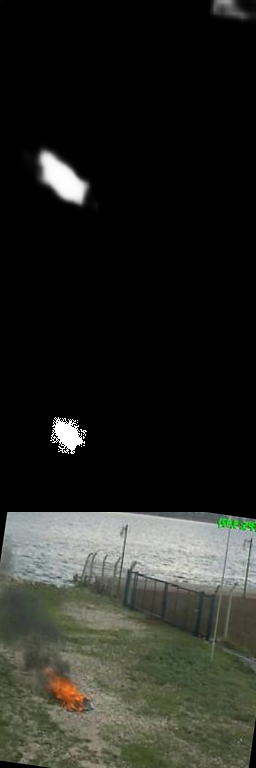
#> input picture notion_export/2b647fc1_test_fire5_s.png, 256 x 768 px
$ python -i lucidDream.py   (imports and definitions only)
#> lines starting #> are read from the running program, lines starting #| are printed output that depends on the picture; after the words box and inside, x2 and y2 are one past the last pixel; in counts of white or black regions, pixels touching at a corner belong together
#> further down, picture is the input picture: shape (768, 256, 3); mean B, G, R 34.5, 39.6, 38.4
import cv2
import numpy as np
from six import string_types


# [106 lines left out: function dreamData, not called in this run]


def change_illumination(img,bgimg=None):

    img=img.astype('float32')/255
    HSVimg=cv2.cvtColor(img,cv2.COLOR_BGR2HSV)
#> HSVimg: shape (768, 256, 3) float32; mean H, S, V 29.9, 0.1, 0.2
    if bgimg is not None:
        bgimg=bgimg.astype('float32')/255
        HSVbg=cv2.cvtColor(bgimg,cv2.COLOR_BGR2HSV)
    else:
        HSVbg=None

    mult_l,multi_r=0.97,1.03
    power_l,power_r=0.8,1.2
    add_l,add_r=-0.05,0.05

    multi_val=np.random.rand()*(multi_r-mult_l)+mult_l
    power_val=np.random.rand()*(power_r-power_l)+power_l
    add_val=np.random.rand()*(add_r-add_l)+add_l
    S=multi_val*HSVimg[:,:,1]**power_val+add_val
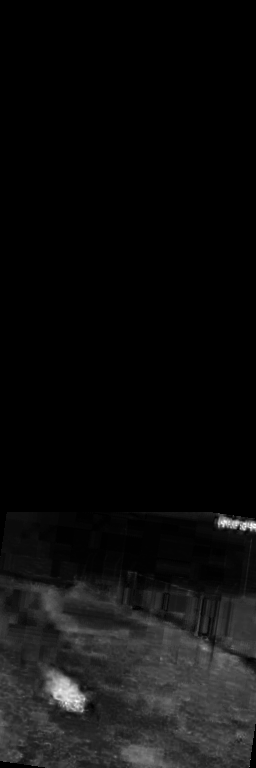
#> S: shape (768, 256) float32; min 0.0103, max 1.01, mean 0.0649; drawn with min black and max white
    S[S<0]=0
    S[S>1]=1
#> S: shape (768, 256) float32; under 0.01% of pixels changed, all inside (x1, y1, x2, y2) = (76, 524, 256, 702)
    if HSVbg is not None:
        Sbg=multi_val*HSVbg[:,:,1]**power_val+add_val
        Sbg[Sbg<0]=0
        Sbg[Sbg>1]=1

    multi_val=np.random.rand()*(multi_r-mult_l)+mult_l
    power_val=np.random.rand()*(power_r-power_l)+power_l
    add_val=np.random.rand()*(add_r-add_l)+add_l
    V=multi_val*HSVimg[:,:,2]**power_val+add_val
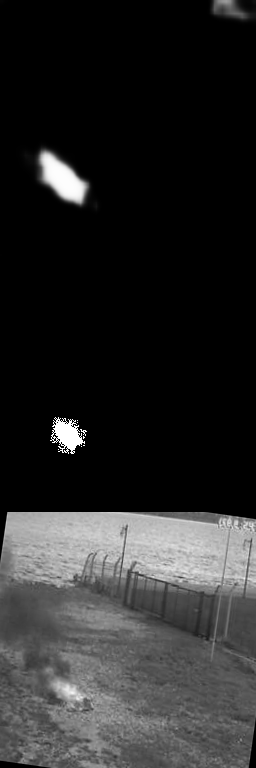
#> V: shape (768, 256) float32; min 0.0146, max 1.02, mean 0.176; drawn with min black and max white
    V[V<0]=0
    V[V>1]=1
#> V: shape (768, 256) float32; 0.56% of pixels changed, all inside (x1, y1, x2, y2) = (50, 165, 87, 454)
    if HSVbg is not None:
        Vbg=multi_val*HSVbg[:,:,2]**power_val+add_val
        Vbg[Vbg<0]=0
        Vbg[Vbg>1]=1

    newHSV=np.dstack((HSVimg[:,:,0],S,V))
#> newHSV: shape (768, 256, 3) float32; mean H, S, V 29.9, 0.1, 0.2
    newBGR=cv2.cvtColor(newHSV,cv2.COLOR_HSV2BGR)
    newBGR=(newBGR*255+0.5).astype('uint8')
    if HSVbg is not None:
        newHSVbg=np.dstack((HSVbg[:,:,0],Sbg,Vbg))
        newbg=cv2.cvtColor(newHSVbg,cv2.COLOR_HSV2BGR)
        newbg=(newbg*255+0.5).astype('uint8')
        return newBGR,newbg
    else:
        return newBGR

# [318 lines left out: functions spline_transform_multi, blend_mask_multi, SeamlessClone_trimap, augment_image_mask_illumination_deform_random_img_multi, rotate_image, crop_around_center and 3 more, not called in this run]

def transformPointsInverse(T,width,height):
    T=cv2.invertAffineTransform(T)
    return transformPointsForward(T,width,height)

# [137 lines left out: functions augment_foreground, blend_mask_transf, thin_plate_transform, not called in this run]

>>> import cv2
>>> picture = cv2.imread('../notion_export/2b647fc1_test_fire5_s.png')
>>> result = change_illumination(picture)

$ run again, on notion_export/51fb9480_test_fire_seg_1.png
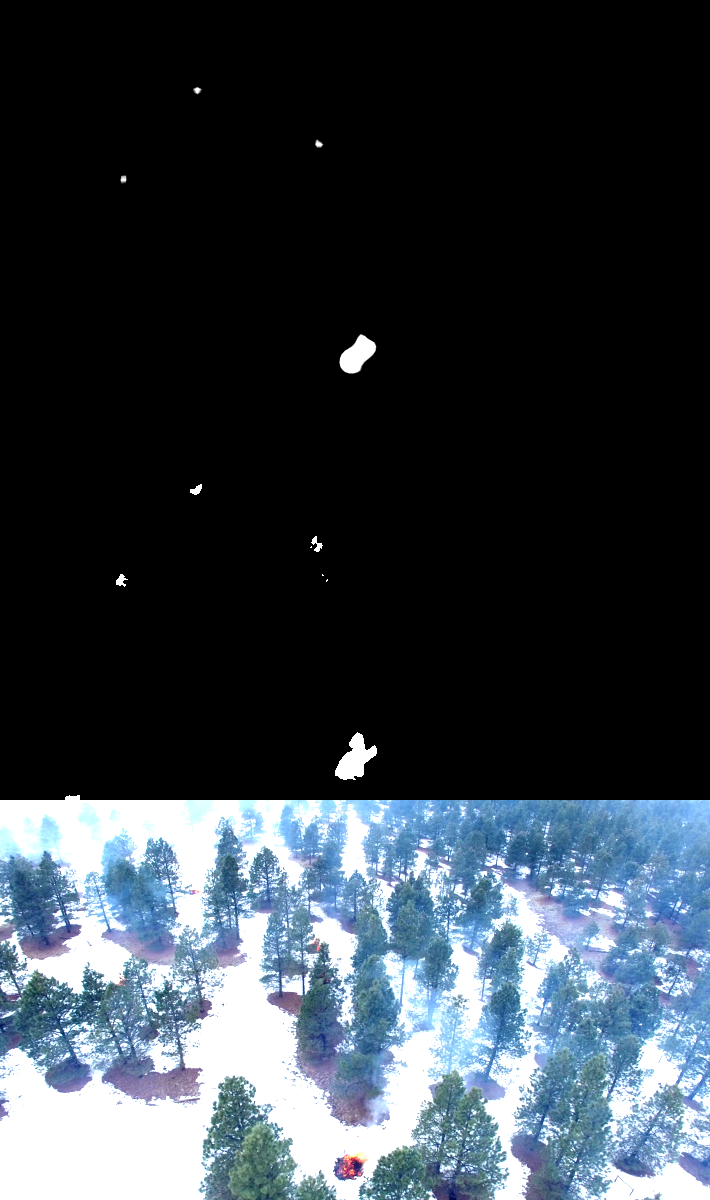
#> input picture notion_export/51fb9480_test_fire_seg_1.png, 710 x 1200 px
#> picture is the input picture: shape (1200, 710, 3); mean B, G, R 69.7, 61.7, 53.1
#> HSVimg: shape (1200, 710, 3) float32; mean H, S, V 49.2, 0.1, 0.3
#> in change_illumination, `S=multi_val*HSVimg[:,:,1]**power_val+add_val`:
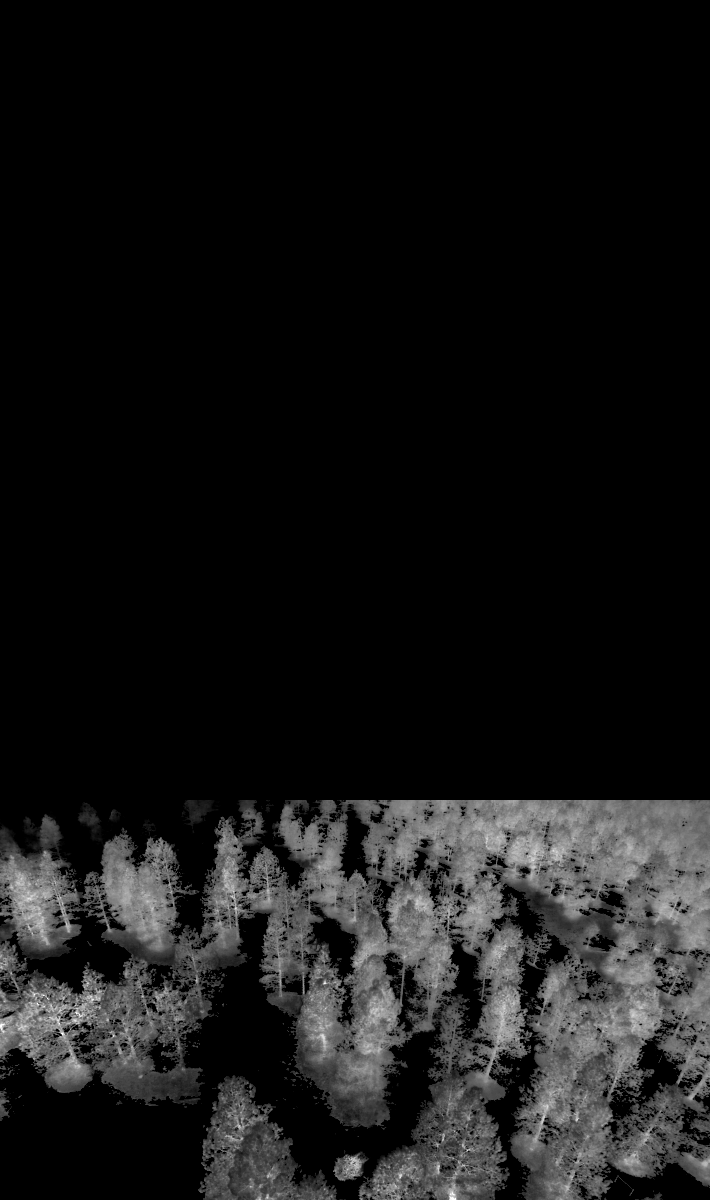
#> S: shape (1200, 710) float32; min 0.0103, max 1.01, mean 0.0985; drawn with min black and max white
#> in change_illumination, `V=multi_val*HSVimg[:,:,2]**power_val+add_val`:
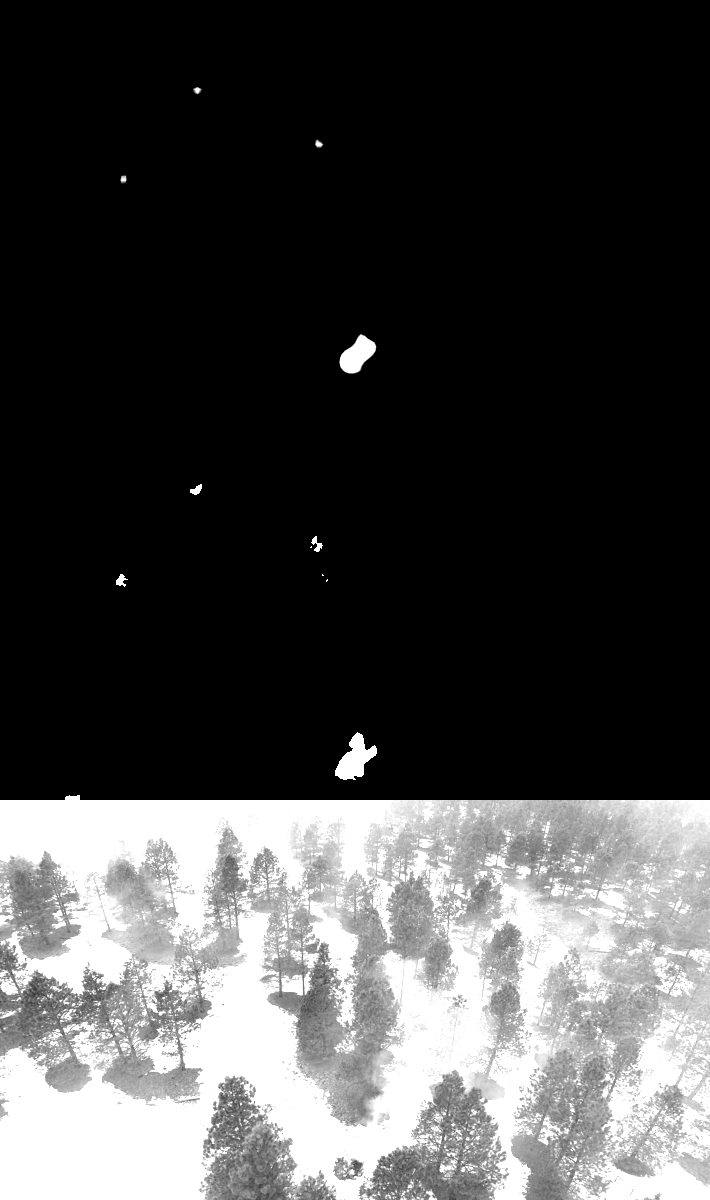
#> V: shape (1200, 710) float32; min 0.0146, max 1.02, mean 0.291; drawn with min black and max white
#> newHSV: shape (1200, 710, 3) float32; mean H, S, V 49.2, 0.1, 0.3

$ run again, on notion_export/5daa5b2e_test_fire0_s.png
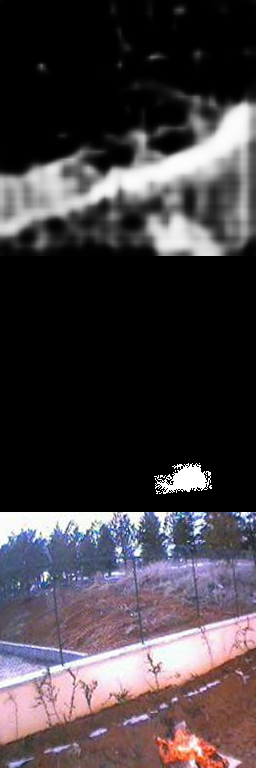
#> input picture notion_export/5daa5b2e_test_fire0_s.png, 256 x 768 px
#> picture is the input picture: shape (768, 256, 3); mean B, G, R 66.6, 62.1, 68.9
#> HSVimg: shape (768, 256, 3) float32; mean H, S, V 68.9, 0.1, 0.3
#> in change_illumination, `S=multi_val*HSVimg[:,:,1]**power_val+add_val`:
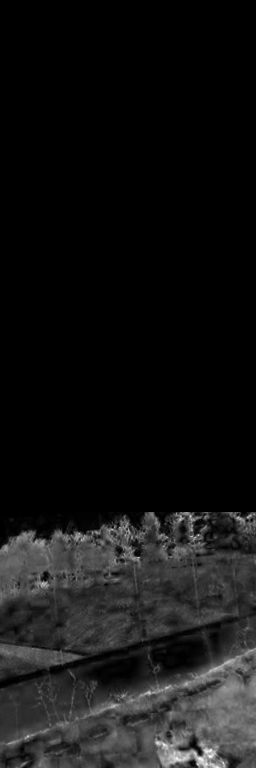
#> S: shape (768, 256) float32; min 0.0103, max 1.01, mean 0.0893; drawn with min black and max white
#> in change_illumination, `V=multi_val*HSVimg[:,:,2]**power_val+add_val`:
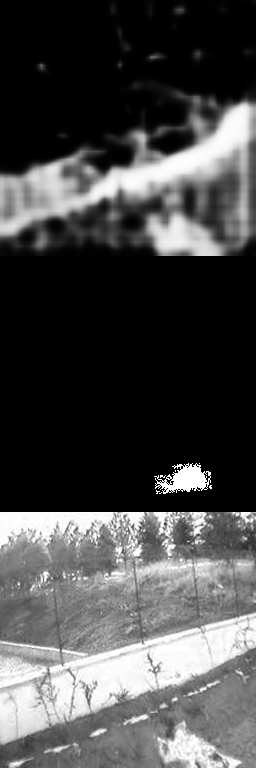
#> V: shape (768, 256) float32; min 0.0146, max 1.02, mean 0.306; drawn with min black and max white
#> newHSV: shape (768, 256, 3) float32; mean H, S, V 68.9, 0.1, 0.3

$ run again, on notion_export/6bc10c18_test_fire_seg_151.png
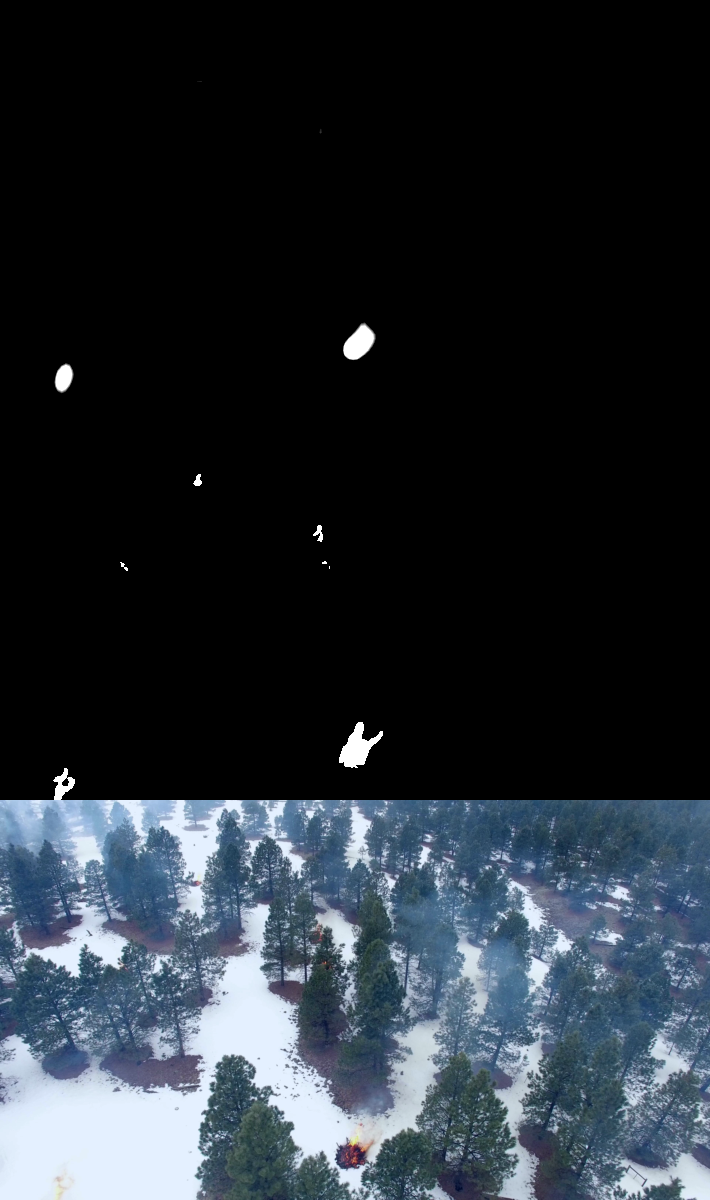
#> input picture notion_export/6bc10c18_test_fire_seg_151.png, 710 x 1200 px
#> picture is the input picture: shape (1200, 710, 3); mean B, G, R 50.3, 43.5, 37
#> HSVimg: shape (1200, 710, 3) float32; mean H, S, V 70.1, 0.1, 0.2
#> in change_illumination, `S=multi_val*HSVimg[:,:,1]**power_val+add_val`:
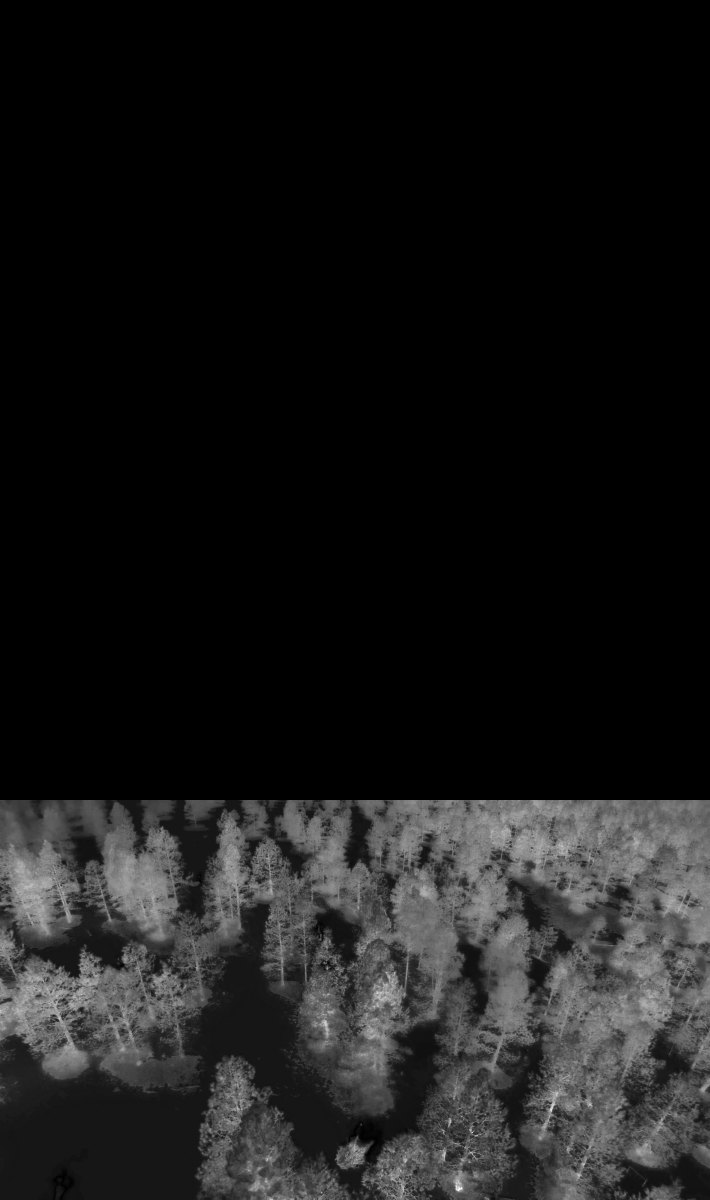
#> S: shape (1200, 710) float32; min 0.0103, max 1.01, mean 0.109; drawn with min black and max white
#> in change_illumination, `V=multi_val*HSVimg[:,:,2]**power_val+add_val`:
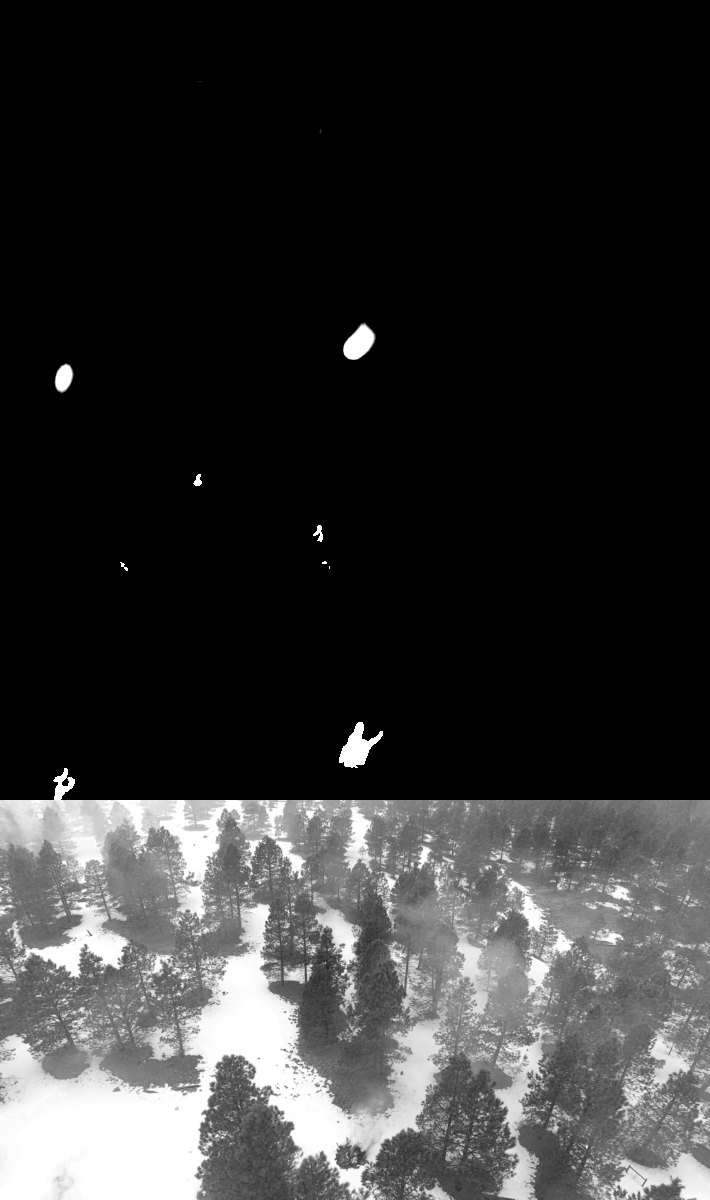
#> V: shape (1200, 710) float32; min 0.0146, max 1.02, mean 0.215; drawn with min black and max white
#> newHSV: shape (1200, 710, 3) float32; mean H, S, V 70.1, 0.1, 0.2
